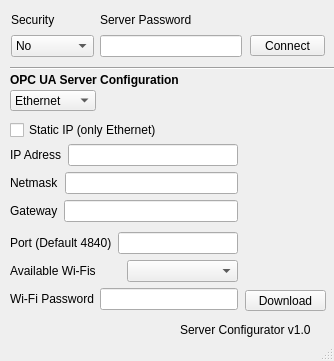
<?xml version="1.0" encoding="UTF-8"?>
<ui version="4.0">
 <class>ServerConfigurator</class>
 <widget class="QMainWindow" name="ServerConfigurator">
  <property name="geometry">
   <rect>
    <x>0</x>
    <y>0</y>
    <width>334</width>
    <height>361</height>
   </rect>
  </property>
  <property name="minimumSize">
   <size>
    <width>334</width>
    <height>361</height>
   </size>
  </property>
  <property name="maximumSize">
   <size>
    <width>334</width>
    <height>361</height>
   </size>
  </property>
  <property name="windowTitle">
   <string>ServerConfigurator</string>
  </property>
  <widget class="QWidget" name="centralwidget">
   <widget class="QComboBox" name="connection_type_combo">
    <property name="geometry">
     <rect>
      <x>10</x>
      <y>90</y>
      <width>86</width>
      <height>21</height>
     </rect>
    </property>
    <item>
     <property name="text">
      <string>Ethernet</string>
     </property>
    </item>
    <item>
     <property name="text">
      <string>Wi-Fi</string>
     </property>
    </item>
   </widget>
   <widget class="QPushButton" name="Download">
    <property name="geometry">
     <rect>
      <x>245</x>
      <y>290</y>
      <width>81</width>
      <height>21</height>
     </rect>
    </property>
    <property name="text">
     <string>Download</string>
    </property>
   </widget>
   <widget class="QLabel" name="security_version_label_2">
    <property name="geometry">
     <rect>
      <x>180</x>
      <y>320</y>
      <width>151</width>
      <height>20</height>
     </rect>
    </property>
    <property name="text">
     <string>Server Configurator v1.0</string>
    </property>
   </widget>
   <widget class="Line" name="line">
    <property name="geometry">
     <rect>
      <x>10</x>
      <y>60</y>
      <width>451</width>
      <height>16</height>
     </rect>
    </property>
    <property name="orientation">
     <enum>Qt::Horizontal</enum>
    </property>
   </widget>
   <widget class="QLabel" name="security_version_label_3">
    <property name="geometry">
     <rect>
      <x>10</x>
      <y>70</y>
      <width>361</width>
      <height>20</height>
     </rect>
    </property>
    <property name="font">
     <font>
      <weight>75</weight>
      <bold>true</bold>
     </font>
    </property>
    <property name="text">
     <string>OPC UA Server Configuration</string>
    </property>
   </widget>
   <widget class="QCheckBox" name="static_ip_checkbox">
    <property name="geometry">
     <rect>
      <x>10</x>
      <y>120</y>
      <width>226</width>
      <height>20</height>
     </rect>
    </property>
    <property name="text">
     <string>Static IP (only Ethernet)</string>
    </property>
   </widget>
   <widget class="QWidget" name="layoutWidget">
    <property name="geometry">
     <rect>
      <x>11</x>
      <y>11</y>
      <width>231</width>
      <height>46</height>
     </rect>
    </property>
    <layout class="QHBoxLayout" name="horizontalLayout_4">
     <item>
      <layout class="QVBoxLayout" name="verticalLayout_2">
       <item>
        <widget class="QLabel" name="security_version_label">
         <property name="text">
          <string>Security</string>
         </property>
        </widget>
       </item>
       <item>
        <widget class="QComboBox" name="security_version_combo">
         <item>
          <property name="text">
           <string>No</string>
          </property>
         </item>
         <item>
          <property name="text">
           <string>AES-CTR</string>
          </property>
         </item>
        </widget>
       </item>
      </layout>
     </item>
     <item>
      <layout class="QVBoxLayout" name="verticalLayout_3">
       <item>
        <widget class="QLabel" name="pop_label">
         <property name="text">
          <string>Server Password</string>
         </property>
        </widget>
       </item>
       <item>
        <widget class="QLineEdit" name="pop_text"/>
       </item>
      </layout>
     </item>
    </layout>
   </widget>
   <widget class="QPushButton" name="pushButton">
    <property name="geometry">
     <rect>
      <x>250</x>
      <y>35</y>
      <width>75</width>
      <height>21</height>
     </rect>
    </property>
    <property name="text">
     <string>Connect</string>
    </property>
   </widget>
   <widget class="QWidget" name="layoutWidget">
    <property name="geometry">
     <rect>
      <x>10</x>
      <y>140</y>
      <width>228</width>
      <height>174</height>
     </rect>
    </property>
    <layout class="QVBoxLayout" name="verticalLayout_5">
     <item>
      <layout class="QVBoxLayout" name="verticalLayout">
       <item>
        <layout class="QHBoxLayout" name="horizontalLayout_3">
         <item>
          <widget class="QLabel" name="connection_type_label_2">
           <property name="text">
            <string>IP Adress</string>
           </property>
          </widget>
         </item>
         <item>
          <widget class="QLineEdit" name="ip_address_input"/>
         </item>
        </layout>
       </item>
       <item>
        <layout class="QHBoxLayout" name="horizontalLayout_2">
         <item>
          <widget class="QLabel" name="connection_type_label_3">
           <property name="text">
            <string>Netmask</string>
           </property>
          </widget>
         </item>
         <item>
          <widget class="QLineEdit" name="netmask_input"/>
         </item>
        </layout>
       </item>
       <item>
        <layout class="QHBoxLayout" name="horizontalLayout">
         <item>
          <widget class="QLabel" name="connection_type_label_4">
           <property name="text">
            <string>Gateway</string>
           </property>
          </widget>
         </item>
         <item>
          <widget class="QLineEdit" name="gateway_input"/>
         </item>
        </layout>
       </item>
      </layout>
     </item>
     <item>
      <layout class="QVBoxLayout" name="verticalLayout_4">
       <item>
        <layout class="QHBoxLayout" name="horizontalLayout_5">
         <item>
          <widget class="QLabel" name="connection_type_label_5">
           <property name="text">
            <string>Port (Default 4840)</string>
           </property>
          </widget>
         </item>
         <item>
          <widget class="QLineEdit" name="port_input"/>
         </item>
        </layout>
       </item>
       <item>
        <layout class="QHBoxLayout" name="horizontalLayout_6">
         <item>
          <widget class="QLabel" name="label">
           <property name="text">
            <string>Available Wi-Fis</string>
           </property>
          </widget>
         </item>
         <item>
          <widget class="QComboBox" name="available_wifis"/>
         </item>
        </layout>
       </item>
       <item>
        <layout class="QHBoxLayout" name="horizontalLayout_7">
         <item>
          <widget class="QLabel" name="label_2">
           <property name="text">
            <string>Wi-Fi Password</string>
           </property>
          </widget>
         </item>
         <item>
          <widget class="QLineEdit" name="wifi_password"/>
         </item>
        </layout>
       </item>
      </layout>
     </item>
    </layout>
   </widget>
   <zorder>layoutWidget</zorder>
   <zorder>layoutWidget</zorder>
   <zorder>connection_type_combo</zorder>
   <zorder>Download</zorder>
   <zorder>security_version_label_2</zorder>
   <zorder>pushButton</zorder>
   <zorder>line</zorder>
   <zorder>security_version_label_3</zorder>
   <zorder>static_ip_checkbox</zorder>
  </widget>
  <widget class="QStatusBar" name="statusbar"/>
 </widget>
 <resources/>
 <connections/>
</ui>
